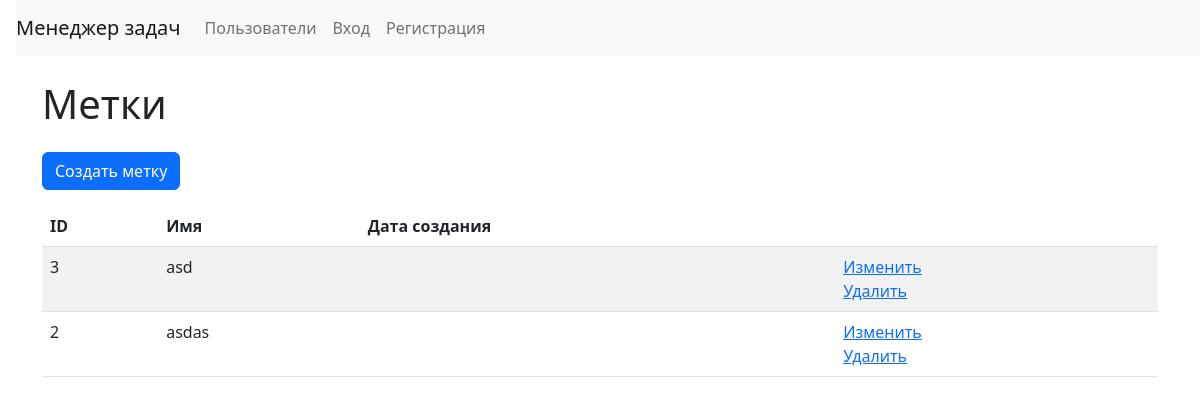
Before: /labels/ with the older database file.
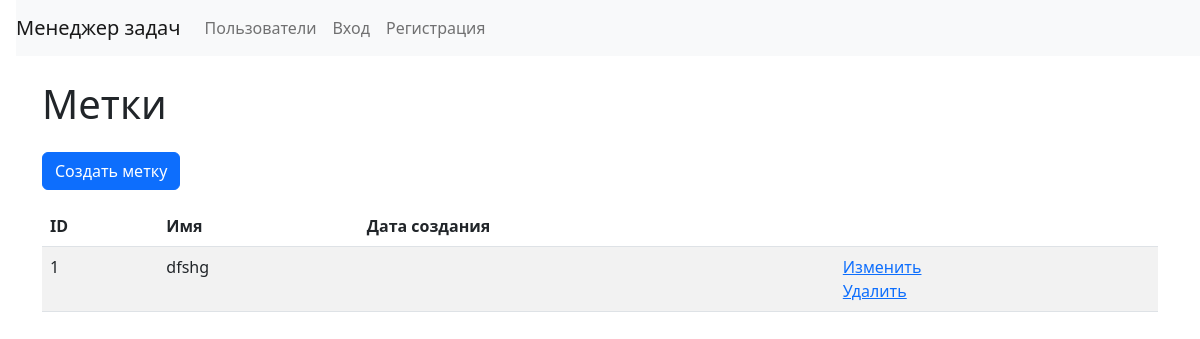
After: the same page with the newer database file.
### task_manager/labels/models.py (models this page shows)
class Label(BaseModel, BaseModelName):
    class Meta:
        verbose_name = _('Label')
        verbose_name_plural = _('Labels')
        ordering = ['-created']

### task_manager/labels/views.py (the view)
# urls.py: path('', IndexLabelView.as_view(), name='labels'),
class IndexLabelView(ListView):
    model = Label
    template_name = 'labels/index.html'
    context_object_name = 'labels'
    def get_queryset(self):
        return Label.objects.all()

### task_manager/templates/labels/index.html (shortened to what this page needs)
{% extends 'base.html' %}
{% load i18n %}
{% load django_bootstrap5 %}
{% block content %}
<h1 class="my-4">
    {% trans 'Labels' %}
</h1>
<a class="btn btn-primary mb-3" href="{% url 'label_create' %}">{% trans 'Create a lab' %}</a>
<table class="table table-striped">
  <thead>
    <tr>
      <th>ID</th>
      <th>{% trans 'Label name' %}</th>
      <th>{% trans 'Created at' %}</th>
      <th></th>
    </tr>
  </thead>
  <tbody>
    {% if labels %}
        {% for label in labels %}
      <tr>
        <td>{{ label.id }}</td>
        <td>{{ label.name }}</td>
        <td>{{ label.created_at }}</td>
        <td>
          <a href="{% url 'label_update' label.pk %}">{% trans 'Update' %}</a>
          <br>
          <a href="{% url 'label_delete' label.pk %}">{% trans 'Delete' %}</a>
        </td>
      </tr>
        {% endfor %}
    {% endif %}
  </tbody>
</table>
{% endblock content %}

Changed rows visible on the page:
removed Label: id "3", name "asd"
removed Label: id "2", name "asdas"
added Label: id "1", name "dfshg"
